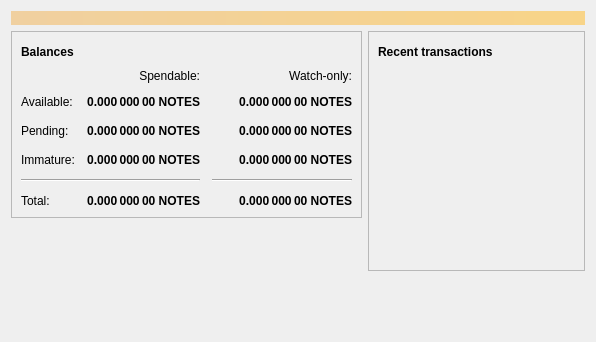
<?xml version="1.0" encoding="UTF-8"?>
<ui version="4.0">
 <class>OverviewPage</class>
 <widget class="QWidget" name="OverviewPage">
  <property name="geometry">
   <rect>
    <x>0</x>
    <y>0</y>
    <width>596</width>
    <height>342</height>
   </rect>
  </property>
  <property name="windowTitle">
   <string>Form</string>
  </property>
  <layout class="QVBoxLayout" name="topLayout">
   <item>
    <widget class="QLabel" name="labelAlerts">
     <property name="visible">
      <bool>false</bool>
     </property>
     <property name="styleSheet">
      <string notr="true">QLabel { background-color: qlineargradient(x1: 0, y1: 0, x2: 1, y2: 0, stop:0 #F0D0A0, stop:1 #F8D488); color:#000000; }</string>
     </property>
     <property name="wordWrap">
      <bool>true</bool>
     </property>
     <property name="margin">
      <number>3</number>
     </property>
     <property name="textInteractionFlags">
      <set>Qt::TextSelectableByMouse</set>
     </property>
    </widget>
   </item>
   <item>
    <layout class="QHBoxLayout" name="horizontalLayout" stretch="1,1">
     <item>
      <layout class="QVBoxLayout" name="verticalLayout_2">
       <item>
        <widget class="QFrame" name="frame">
         <property name="frameShape">
          <enum>QFrame::StyledPanel</enum>
         </property>
         <property name="frameShadow">
          <enum>QFrame::Raised</enum>
         </property>
         <layout class="QVBoxLayout" name="verticalLayout_4">
          <item>
           <layout class="QHBoxLayout" name="horizontalLayout_4">
            <item>
             <widget class="QLabel" name="label_5">
              <property name="font">
               <font>
                <weight>75</weight>
                <bold>true</bold>
               </font>
              </property>
              <property name="text">
               <string>Balances</string>
              </property>
             </widget>
            </item>
            <item>
             <widget class="QPushButton" name="labelWalletStatus">
              <property name="enabled">
               <bool>true</bool>
              </property>
              <property name="maximumSize">
               <size>
                <width>30</width>
                <height>16777215</height>
               </size>
              </property>
              <property name="toolTip">
               <string>The displayed information may be out of date. Your wallet automatically synchronizes with the NoteCoin network after a connection is established, but this process has not completed yet.</string>
              </property>
              <property name="text">
               <string/>
              </property>
              <property name="icon">
               <iconset resource="../bitcoin.qrc">
                <normaloff>:/icons/warning</normaloff>
                <disabledoff>:/icons/warning</disabledoff>:/icons/warning</iconset>
              </property>
              <property name="iconSize">
               <size>
                <width>24</width>
                <height>24</height>
               </size>
              </property>
              <property name="flat">
               <bool>true</bool>
              </property>
             </widget>
            </item>
            <item>
             <spacer name="horizontalSpacer_3">
              <property name="orientation">
               <enum>Qt::Horizontal</enum>
              </property>
              <property name="sizeHint" stdset="0">
               <size>
                <width>40</width>
                <height>20</height>
               </size>
              </property>
             </spacer>
            </item>
           </layout>
          </item>
          <item>
           <layout class="QGridLayout" name="gridLayout">
            <property name="spacing">
             <number>12</number>
            </property>
            <item row="2" column="2">
             <widget class="QLabel" name="labelWatchPending">
              <property name="font">
               <font>
                <weight>75</weight>
                <bold>true</bold>
               </font>
              </property>
              <property name="cursor">
               <cursorShape>IBeamCursor</cursorShape>
              </property>
              <property name="toolTip">
               <string>Unconfirmed transactions to watch-only addresses</string>
              </property>
              <property name="text">
               <string notr="true">0.000 000 00 NOTES</string>
              </property>
              <property name="alignment">
               <set>Qt::AlignRight|Qt::AlignTrailing|Qt::AlignVCenter</set>
              </property>
              <property name="textInteractionFlags">
               <set>Qt::LinksAccessibleByMouse|Qt::TextSelectableByKeyboard|Qt::TextSelectableByMouse</set>
              </property>
             </widget>
            </item>
            <item row="2" column="1">
             <widget class="QLabel" name="labelUnconfirmed">
              <property name="font">
               <font>
                <weight>75</weight>
                <bold>true</bold>
               </font>
              </property>
              <property name="cursor">
               <cursorShape>IBeamCursor</cursorShape>
              </property>
              <property name="toolTip">
               <string>Total of transactions that have yet to be confirmed, and do not yet count toward the spendable balance</string>
              </property>
              <property name="text">
               <string notr="true">0.000 000 00 NOTES</string>
              </property>
              <property name="alignment">
               <set>Qt::AlignRight|Qt::AlignTrailing|Qt::AlignVCenter</set>
              </property>
              <property name="textInteractionFlags">
               <set>Qt::LinksAccessibleByMouse|Qt::TextSelectableByKeyboard|Qt::TextSelectableByMouse</set>
              </property>
             </widget>
            </item>
            <item row="3" column="2">
             <widget class="QLabel" name="labelWatchImmature">
              <property name="font">
               <font>
                <weight>75</weight>
                <bold>true</bold>
               </font>
              </property>
              <property name="cursor">
               <cursorShape>IBeamCursor</cursorShape>
              </property>
              <property name="toolTip">
               <string>Mined balance in watch-only addresses that has not yet matured</string>
              </property>
              <property name="text">
               <string notr="true">0.000 000 00 NOTES</string>
              </property>
              <property name="alignment">
               <set>Qt::AlignRight|Qt::AlignTrailing|Qt::AlignVCenter</set>
              </property>
              <property name="textInteractionFlags">
               <set>Qt::LinksAccessibleByMouse|Qt::TextSelectableByKeyboard|Qt::TextSelectableByMouse</set>
              </property>
             </widget>
            </item>
            <item row="4" column="0" colspan="2">
             <widget class="Line" name="line">
              <property name="orientation">
               <enum>Qt::Horizontal</enum>
              </property>
             </widget>
            </item>
            <item row="4" column="2">
             <widget class="Line" name="lineWatchBalance">
              <property name="sizePolicy">
               <sizepolicy hsizetype="Preferred" vsizetype="Fixed">
                <horstretch>0</horstretch>
                <verstretch>0</verstretch>
               </sizepolicy>
              </property>
              <property name="minimumSize">
               <size>
                <width>140</width>
                <height>0</height>
               </size>
              </property>
              <property name="orientation">
               <enum>Qt::Horizontal</enum>
              </property>
             </widget>
            </item>
            <item row="5" column="0">
             <widget class="QLabel" name="labelTotalText">
              <property name="text">
               <string>Total:</string>
              </property>
             </widget>
            </item>
            <item row="3" column="1">
             <widget class="QLabel" name="labelImmature">
              <property name="font">
               <font>
                <weight>75</weight>
                <bold>true</bold>
               </font>
              </property>
              <property name="cursor">
               <cursorShape>IBeamCursor</cursorShape>
              </property>
              <property name="toolTip">
               <string>Mined balance that has not yet matured</string>
              </property>
              <property name="text">
               <string notr="true">0.000 000 00 NOTES</string>
              </property>
              <property name="alignment">
               <set>Qt::AlignRight|Qt::AlignTrailing|Qt::AlignVCenter</set>
              </property>
              <property name="textInteractionFlags">
               <set>Qt::LinksAccessibleByMouse|Qt::TextSelectableByKeyboard|Qt::TextSelectableByMouse</set>
              </property>
             </widget>
            </item>
            <item row="2" column="3">
             <spacer name="horizontalSpacer_2">
              <property name="orientation">
               <enum>Qt::Horizontal</enum>
              </property>
              <property name="sizeHint" stdset="0">
               <size>
                <width>40</width>
                <height>20</height>
               </size>
              </property>
             </spacer>
            </item>
            <item row="3" column="0">
             <widget class="QLabel" name="labelImmatureText">
              <property name="text">
               <string>Immature:</string>
              </property>
             </widget>
            </item>
            <item row="5" column="1">
             <widget class="QLabel" name="labelTotal">
              <property name="font">
               <font>
                <weight>75</weight>
                <bold>true</bold>
               </font>
              </property>
              <property name="cursor">
               <cursorShape>IBeamCursor</cursorShape>
              </property>
              <property name="toolTip">
               <string>Your current total balance</string>
              </property>
              <property name="text">
               <string notr="true">0.000 000 00 NOTES</string>
              </property>
              <property name="alignment">
               <set>Qt::AlignRight|Qt::AlignTrailing|Qt::AlignVCenter</set>
              </property>
              <property name="textInteractionFlags">
               <set>Qt::LinksAccessibleByMouse|Qt::TextSelectableByKeyboard|Qt::TextSelectableByMouse</set>
              </property>
             </widget>
            </item>
            <item row="5" column="2">
             <widget class="QLabel" name="labelWatchTotal">
              <property name="font">
               <font>
                <weight>75</weight>
                <bold>true</bold>
               </font>
              </property>
              <property name="cursor">
               <cursorShape>IBeamCursor</cursorShape>
              </property>
              <property name="toolTip">
               <string>Current total balance in watch-only addresses</string>
              </property>
              <property name="text">
               <string notr="true">0.000 000 00 NOTES</string>
              </property>
              <property name="alignment">
               <set>Qt::AlignRight|Qt::AlignTrailing|Qt::AlignVCenter</set>
              </property>
              <property name="textInteractionFlags">
               <set>Qt::LinksAccessibleByMouse|Qt::TextSelectableByKeyboard|Qt::TextSelectableByMouse</set>
              </property>
             </widget>
            </item>
            <item row="0" column="2">
             <widget class="QLabel" name="labelWatchonly">
              <property name="text">
               <string>Watch-only:</string>
              </property>
              <property name="alignment">
               <set>Qt::AlignRight|Qt::AlignTrailing|Qt::AlignVCenter</set>
              </property>
             </widget>
            </item>
            <item row="1" column="0">
             <widget class="QLabel" name="labelBalanceText">
              <property name="text">
               <string>Available:</string>
              </property>
             </widget>
            </item>
            <item row="1" column="1">
             <widget class="QLabel" name="labelBalance">
              <property name="font">
               <font>
                <weight>75</weight>
                <bold>true</bold>
               </font>
              </property>
              <property name="cursor">
               <cursorShape>IBeamCursor</cursorShape>
              </property>
              <property name="toolTip">
               <string>Your current spendable balance</string>
              </property>
              <property name="text">
               <string notr="true">0.000 000 00 NOTES</string>
              </property>
              <property name="alignment">
               <set>Qt::AlignRight|Qt::AlignTrailing|Qt::AlignVCenter</set>
              </property>
              <property name="textInteractionFlags">
               <set>Qt::LinksAccessibleByMouse|Qt::TextSelectableByKeyboard|Qt::TextSelectableByMouse</set>
              </property>
             </widget>
            </item>
            <item row="1" column="2">
             <widget class="QLabel" name="labelWatchAvailable">
              <property name="font">
               <font>
                <weight>75</weight>
                <bold>true</bold>
               </font>
              </property>
              <property name="cursor">
               <cursorShape>IBeamCursor</cursorShape>
              </property>
              <property name="toolTip">
               <string>Your current balance in watch-only addresses</string>
              </property>
              <property name="text">
               <string notr="true">0.000 000 00 NOTES</string>
              </property>
              <property name="alignment">
               <set>Qt::AlignRight|Qt::AlignTrailing|Qt::AlignVCenter</set>
              </property>
              <property name="textInteractionFlags">
               <set>Qt::LinksAccessibleByMouse|Qt::TextSelectableByKeyboard|Qt::TextSelectableByMouse</set>
              </property>
             </widget>
            </item>
            <item row="2" column="0">
             <widget class="QLabel" name="labelPendingText">
              <property name="text">
               <string>Pending:</string>
              </property>
             </widget>
            </item>
            <item row="0" column="1">
             <widget class="QLabel" name="labelSpendable">
              <property name="text">
               <string>Spendable:</string>
              </property>
              <property name="alignment">
               <set>Qt::AlignRight|Qt::AlignTrailing|Qt::AlignVCenter</set>
              </property>
             </widget>
            </item>
           </layout>
          </item>
         </layout>
        </widget>
       </item>
       <item>
        <spacer name="verticalSpacer">
         <property name="orientation">
          <enum>Qt::Vertical</enum>
         </property>
         <property name="sizeHint" stdset="0">
          <size>
           <width>20</width>
           <height>40</height>
          </size>
         </property>
        </spacer>
       </item>
      </layout>
     </item>
     <item>
      <layout class="QVBoxLayout" name="verticalLayout_3">
       <item>
        <widget class="QFrame" name="frame_2">
         <property name="frameShape">
          <enum>QFrame::StyledPanel</enum>
         </property>
         <property name="frameShadow">
          <enum>QFrame::Raised</enum>
         </property>
         <layout class="QVBoxLayout" name="verticalLayout">
          <item>
           <layout class="QHBoxLayout" name="horizontalLayout_2">
            <item>
             <widget class="QLabel" name="label_4">
              <property name="font">
               <font>
                <weight>75</weight>
                <bold>true</bold>
               </font>
              </property>
              <property name="text">
               <string>Recent transactions</string>
              </property>
             </widget>
            </item>
            <item>
             <widget class="QPushButton" name="labelTransactionsStatus">
              <property name="enabled">
               <bool>true</bool>
              </property>
              <property name="maximumSize">
               <size>
                <width>30</width>
                <height>16777215</height>
               </size>
              </property>
              <property name="toolTip">
               <string>The displayed information may be out of date. Your wallet automatically synchronizes with the NoteCoin network after a connection is established, but this process has not completed yet.</string>
              </property>
              <property name="text">
               <string/>
              </property>
              <property name="icon">
               <iconset resource="../bitcoin.qrc">
                <normaloff>:/icons/warning</normaloff>
                <disabledoff>:/icons/warning</disabledoff>:/icons/warning</iconset>
              </property>
              <property name="iconSize">
               <size>
                <width>24</width>
                <height>24</height>
               </size>
              </property>
              <property name="flat">
               <bool>true</bool>
              </property>
             </widget>
            </item>
            <item>
             <spacer name="horizontalSpacer">
              <property name="orientation">
               <enum>Qt::Horizontal</enum>
              </property>
              <property name="sizeHint" stdset="0">
               <size>
                <width>40</width>
                <height>20</height>
               </size>
              </property>
             </spacer>
            </item>
           </layout>
          </item>
          <item>
           <widget class="QListView" name="listTransactions">
            <property name="styleSheet">
             <string notr="true">QListView { background: transparent; }</string>
            </property>
            <property name="frameShape">
             <enum>QFrame::NoFrame</enum>
            </property>
            <property name="verticalScrollBarPolicy">
             <enum>Qt::ScrollBarAlwaysOff</enum>
            </property>
            <property name="horizontalScrollBarPolicy">
             <enum>Qt::ScrollBarAlwaysOff</enum>
            </property>
            <property name="selectionMode">
             <enum>QAbstractItemView::NoSelection</enum>
            </property>
           </widget>
          </item>
         </layout>
        </widget>
       </item>
       <item>
        <spacer name="verticalSpacer_2">
         <property name="orientation">
          <enum>Qt::Vertical</enum>
         </property>
         <property name="sizeHint" stdset="0">
          <size>
           <width>20</width>
           <height>40</height>
          </size>
         </property>
        </spacer>
       </item>
      </layout>
     </item>
    </layout>
   </item>
  </layout>
 </widget>
 <resources/>
 <connections/>
</ui>
